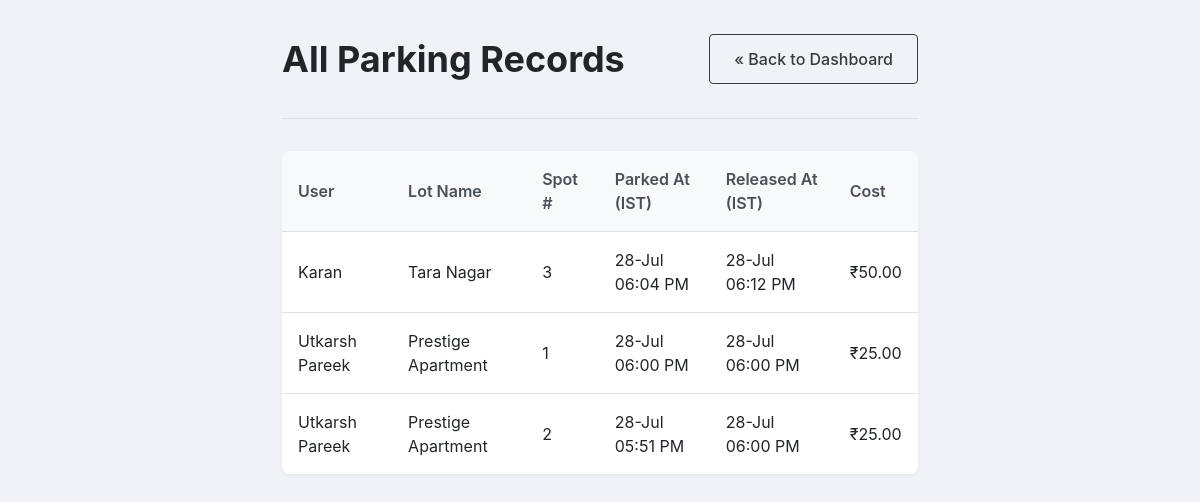
Before: /admin/records (signed in) with the older database file.
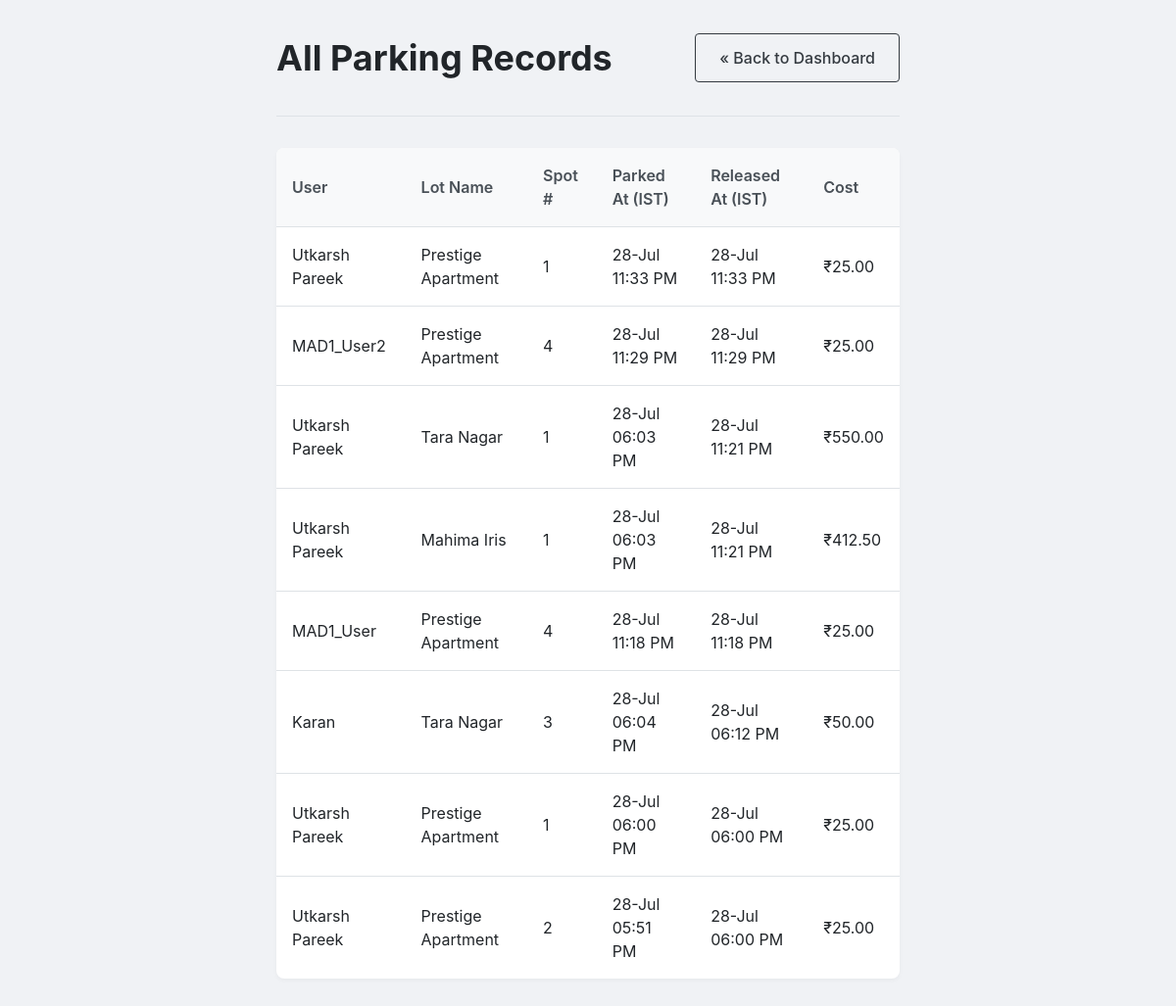
After: the same page with the newer database file.
### models/database.py (models this page shows, shortened)
class Reservation(db.Model):
    __tablename__ = 'reservation'
    id = db.Column(db.Integer, primary_key=True)
    spot_id = db.Column(db.Integer, db.ForeignKey('parking_spot.id'), nullable=False)
    user_id = db.Column(db.Integer, db.ForeignKey('user.id'), nullable=False)
    start_time = db.Column(db.DateTime, nullable=True)
    end_time = db.Column(db.DateTime, nullable=True)
    total_cost = db.Column(db.Float, nullable=True)

class User(db.Model):
    __tablename__ = 'user'
    id = db.Column(db.Integer, primary_key=True)
    email = db.Column(db.String(120), unique=True, nullable=False)
    full_name = db.Column(db.String(50), nullable=False)
    password_hash = db.Column(db.String(128), nullable=False)
    is_admin = db.Column(db.Boolean, default=False, nullable=False)
    address = db.Column(db.String(100), nullable=False)
    pincode = db.Column(db.String(10), nullable=False)
    reservations = db.relationship('Reservation', backref='spot', lazy=True, cascade="all, delete-orphan")
    reservations = db.relationship('Reservation', backref='user', lazy=True, cascade="all, delete-orphan")

class ParkingLot(db.Model):
    __tablename__ = 'parking_lot'
    id = db.Column(db.Integer, primary_key=True)
    name = db.Column(db.String(50), nullable=False)
    address = db.Column(db.String(100), nullable=False)
    pincode = db.Column(db.String(10), nullable=False)
    capacity = db.Column(db.Integer, nullable=False)
    price_per_hour = db.Column(db.Float, nullable=False)
    spots = db.relationship('ParkingSpot', backref='lot', lazy=True, cascade="all, delete-orphan")

class ParkingSpot(db.Model):
    __tablename__ = 'parking_spot'
    id = db.Column(db.Integer, primary_key=True)
    lot_id = db.Column(db.Integer, db.ForeignKey('parking_lot.id'), nullable=False)
    spot_number = db.Column(db.Integer, nullable=False)
    status = db.Column(db.String(1), default='A', nullable=False) # 'A' for Available, 'O' for Occupied, 'R' for Reserved
    reservations = db.relationship('Reservation', backref='spot', lazy=True, cascade="all, delete-orphan")

### routes/admin_routes.py (the view)
@admin_bp.route('/admin/records')
def all_records():
    if not session.get('is_admin'):
        flash('You must be an admin to view this page.', 'danger')
        return redirect(url_for('auth.login'))
    all_reservations = Reservation.query.filter(
        Reservation.end_time.is_not(None)
    ).order_by(Reservation.end_time.desc()).all()
    return render_template('admin/all_records.html', reservations=all_reservations)

### app.py (called while the page is built)
def to_ist(utc_dt):
    if utc_dt is None:
        return ""
    utc_dt = utc_dt.replace(tzinfo=ZoneInfo("UTC"))
    return utc_dt.astimezone(ZoneInfo("Asia/Kolkata"))

### templates/admin/all_records.html
{% extends "layout.html" %}
{% block content %}
<div class="dashboard-container">
    <div class="dashboard-header">
        <h1>All Parking Records</h1>
        <a href="{{ url_for('admin.admin_dashboard') }}" class="btn btn-outline">&laquo; Back to Dashboard</a>
    </div>
    <hr>
    {% if reservations %}
    <table class="data-table">
        <thead>
            <tr>
                <th>User</th>
                <th>Lot Name</th>
                <th>Spot #</th>
                <th>Parked At (IST)</th>
                <th>Released At (IST)</th>
                <th>Cost</th>
            </tr>
        </thead>
        <tbody>
            {% for res in reservations %}
            <tr>
                <td>{{ res.user.full_name }}</td>
                <td>{{ res.spot.lot.name }}</td>
                <td>{{ res.spot.spot_number }}</td>
                <td>{{ (res.start_time | to_ist).strftime('%d-%b %I:%M %p') }}</td>
                <td>{{ (res.end_time | to_ist).strftime('%d-%b %I:%M %p') }}</td>
                <td>₹{{ "%.2f"|format(res.total_cost) }}</td>
            </tr>
            {% endfor %}
        </tbody>
    </table>
    {% else %}
    <div class="card-placeholder">
        <p>There are no completed parking records yet.</p>
    </div>
    {% endif %}
</div>
{% endblock %}

Changed rows visible on the page:
now on this page (row edited): Reservation: user.full_name "Utkarsh Pareek", spot.lot.name "Prestige Apartment", spot.spot_number "1", start_time "28-Jul 11:33 PM", end_time "28-Jul 11:33 PM", total_cost "25.00"
added Reservation: user.full_name "MAD1_User2", spot.lot.name "Prestige Apartment", spot.spot_number "4", start_time "28-Jul 11:29 PM", end_time "28-Jul 11:29 PM", total_cost "25.00"
now on this page (row edited): Reservation: user.full_name "Utkarsh Pareek", spot.lot.name "Tara Nagar", spot.spot_number "1", start_time "28-Jul 06:03 PM", end_time "28-Jul 11:21 PM", total_cost "550.00"
now on this page (row edited): Reservation: user.full_name "Utkarsh Pareek", spot.lot.name "Mahima Iris", spot.spot_number "1", start_time "28-Jul 06:03 PM", end_time "28-Jul 11:21 PM", total_cost "412.50"
added Reservation: user.full_name "MAD1_User", spot.lot.name "Prestige Apartment", spot.spot_number "4", start_time "28-Jul 11:18 PM", end_time "28-Jul 11:18 PM", total_cost "25.00"
